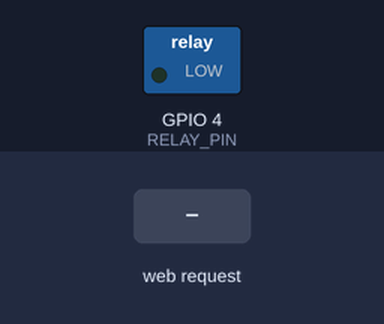
Recording of a sketch running on a simulated ESP32. Parts: switched loads named in the sketch (green lamp = pin HIGH). Inputs (shaded band) come from the test bench. WiFi joins after 1.5 s; servers stay silent unless stated; what the sketch prints to the serial monitor is not drawn.

Above: at 2.7 s.
2.8 s: HTTP request GET /lose received
Timing chart, 0 to 5.8 s (numbered marks = the images above; inputs shaded):
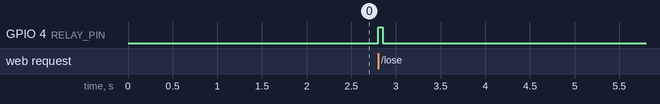

Measured:
- after the input at 2.8 s, GPIO 4 (RELAY_PIN): LOW → HIGH at once, → LOW 0.05 s later

The sketch:

taserderby_esp32_code.ino
```cpp
#include <WiFi.h>
#include <WebServer.h>

// --- Configuration ---
const int RELAY_PIN = 4;
// How long the penalty pulse lasts in milliseconds.
// 50ms is very fast (just a click)
const int PULSE_DURATION = 50;

// Wi-Fi network credentials - **MUST BE CHANGED**
const char* ssid = "WIFI_NAME_HERE";
const char* password = "WIFI_PASSWORD_HERE";

WebServer server(80);

// --- Function Prototypes ---
void handleRoot();
void handleLose(); // The new pulse handler
void enableCORS(); // Helper for browser security

void setup() {
  Serial.begin(115200);
  pinMode(RELAY_PIN, OUTPUT);
  digitalWrite(RELAY_PIN, LOW); // Start OFF (assuming LOW = ON)

  // Connect to Wi-Fi
  Serial.print("Connecting to ");
  Serial.println(ssid);
  WiFi.begin(ssid, password);
  while (WiFi.status() != WL_CONNECTED) {
    delay(500);
    Serial.print(".");
  }
  Serial.println("\nWiFi connected.");
  Serial.print("ESP32 IP Address: ");
  Serial.println(WiFi.localIP());

  // --- Routes ---
  server.on("/", HTTP_GET, handleRoot);

  // The crucial route for the React App
  // When React sends a POST to http://[IP]/lose, this function runs
  server.on("/lose", HTTP_POST, handleLose);
  // Also allow GET for easy testing in browser address bar: http://[IP]/lose
  server.on("/lose", HTTP_GET, handleLose);

  server.begin();
  Serial.println("HTTP server started.");
}

void loop() {
  server.handleClient();
}

// --- Handlers ---

// 1. Root Page (Optional, for manual testing)
void handleRoot() {
  String html = "<html><body><h1>ESP32 Derby Controller</h1>";
  html += "<p>Relay is ready for penalty signal.</p>";
  html += "<form action='/lose' method='POST'><button style='font-size:2em; background:red;'>TEST PENALTY PULSE</button></form>";
  html += "</body></html>";
  server.send(200, "text/html", html);
}

// 2. The Pulse Handler (The logic you wanted)
void handleLose() {
  enableCORS(); // Important for React to be allowed to talk to this
  Serial.println("Defeat signal received! Initiating penalty pulse...");

  // 1. Turn Relay ON
  digitalWrite(RELAY_PIN, HIGH);

  // 2. Wait for the duration
  delay(PULSE_DURATION);

  // 3. Turn Relay OFF
  digitalWrite(RELAY_PIN, LOW);

  Serial.println("Penalty pulse complete.");
  server.send(200, "text/plain", "Penalty Delivered");
}

// Helper to allow your React app (running on localhost) to talk to this IP
void enableCORS() {
  server.sendHeader("Access-Control-Allow-Origin", "*");
  server.sendHeader("Access-Control-Max-Age", "10000");
  server.sendHeader("Access-Control-Allow-Methods", "POST,GET,OPTIONS");
  server.sendHeader("Access-Control-Allow-Headers", "Origin, X-Requested-With, Content-Type, Accept");
}
```
